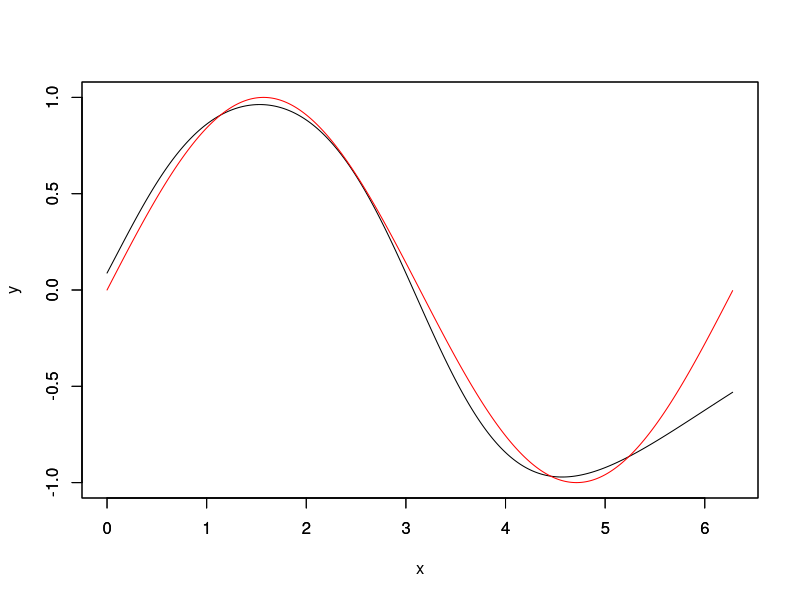
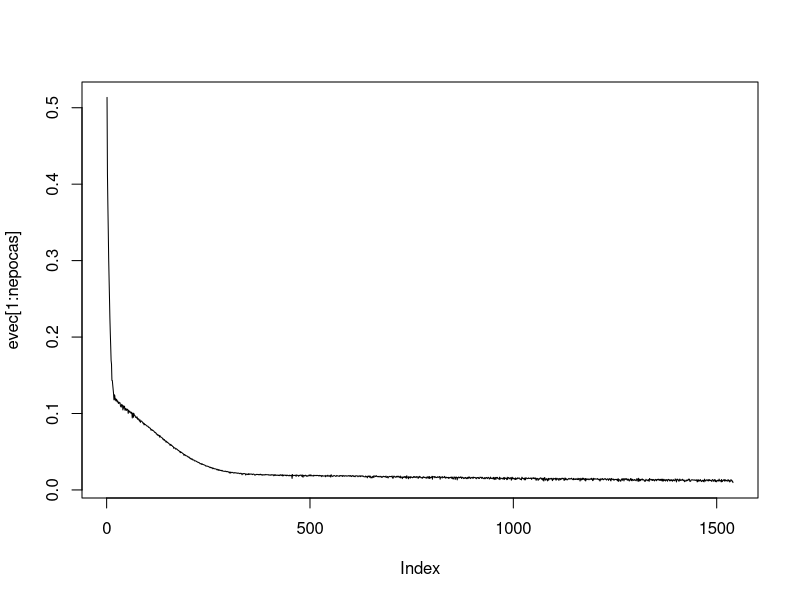

These figures' R source, in order:
rm(list=ls())

sech2<-function(u){
  return(((2/(exp(u)+exp(-u)))*(2/(exp(u)+exp(-u)))))
}
mse_total=rep(0,5);

for (execution in 1:5) {
  x_train <- matrix(runif (45, 0, 2*pi), ncol=1)
  y_train <- matrix(sin(x_train) + rnorm(45, 0, 0.1), ncol=1)
  
  x_test <- seq(0, 2*pi, 0.01) 
  y_test <- sin(x_test)
  
  #plot(x_train, y_train, xlim = c(0,2*pi), ylim = c(-1,1), xlab = "x", ylab = "y", col='red')
  #par(new=T)
  #plot(x_test, y_test, type = 'l', xlim = c(0,2*pi), ylim = c(-1,1), xlab = "", ylab = "")
  n<-1
  p<-3
  #Inicialização dos pesos.
  #Matriz Z nxp, neste caso n+1xp ==> 3x2
  Z<-matrix(runif((n+1)*p)-0.5,ncol=p,nrow=n+1)
  
  #Matriz W pxm, nestecaso p+1xm ==> 3x2
  W<-matrix(runif((p+1)*1)-0.5,ncol=1,nrow=p+1)
  
  xatual<-matrix(nrow=2,ncol=1)
  
  tol<-0.01
  eta<-0.01
  maxepocas<-2000
  nepocas<-0
  eepoca<-tol+1
  N<-45
  evec<-matrix(nrow=maxepocas,ncol=1)

  while((nepocas<maxepocas)&&(eepoca>tol))
  {
    ei2<-0
    #Sequênciaaleatóriadetreinamento.
    xseq<-sample(N)
    for(i in 1:N)
    {
      #Amostradadodasequênciaaleatória.
      irand<-xseq[i]
      xatual[1,1]<-x_train[irand,1]
      xatual[2,1]<-1
      
      yatual<-y_train[irand, 1]
      
      U<-t(xatual)%*%Z
      #xatualé3x1eZé3x2
      H<-tanh(U)
      Haug<-cbind(H,1)#Haugé1x3
      
      O<-Haug%*%W
      yhat<-O
      
      e<-yatual-yhat
      flinhaO<-1
      dO<-e*flinhaO#Produtoelementoaelemento
      
      Wminus<-W[-(p+1),]
      #Saı́dadoviésnãosepropaga
      ehidden<-dO%*%t(Wminus)#dO1x2eW3x2,ehiddené1x2
      flinhaU<-sech2(U)
      dU<-ehidden*flinhaU#Produtoelementoaelemento
      
      W<-W+eta*(t(Haug)%*%dO)
      
      Z<-Z+eta*(xatual%*%dU)
      
      ei2<-ei2+(e%*%t(e))
    }
    #Incrementa número de épocas.
    nepocas<-nepocas+1
    evec[nepocas]<-ei2/N
    #Armazena erro por época.
    eepoca<-evec[nepocas]
  }
  print(paste("O erro quadrático médio da execução ", execution, " foi: ", ei2/N * 100, "%"))
  mse_total[execution] = ei2/N 
}
print(paste("O erro quadrático médio considerando as 5 execuções foi ", mean(mse_total) * 100, "±", sd(mse_total)*100, "%"))


# TESTE:
u <- cbind(x_test,1) %*% Z
H<-tanh(u)
O<-cbind(H,1)%*%W
yhat_test<-O
plot(x_test, yhat_test,  type = 'l', xlim = c(0,2*pi), ylim = c(-1,1), xlab = "x", ylab = "y")
par(new=T)
plot(x_test, y_test, type = 'l', xlim = c(0,2*pi), col="red", ylim = c(-1,1), xlab = "", ylab = "")

plot(evec[1:nepocas],type='l')